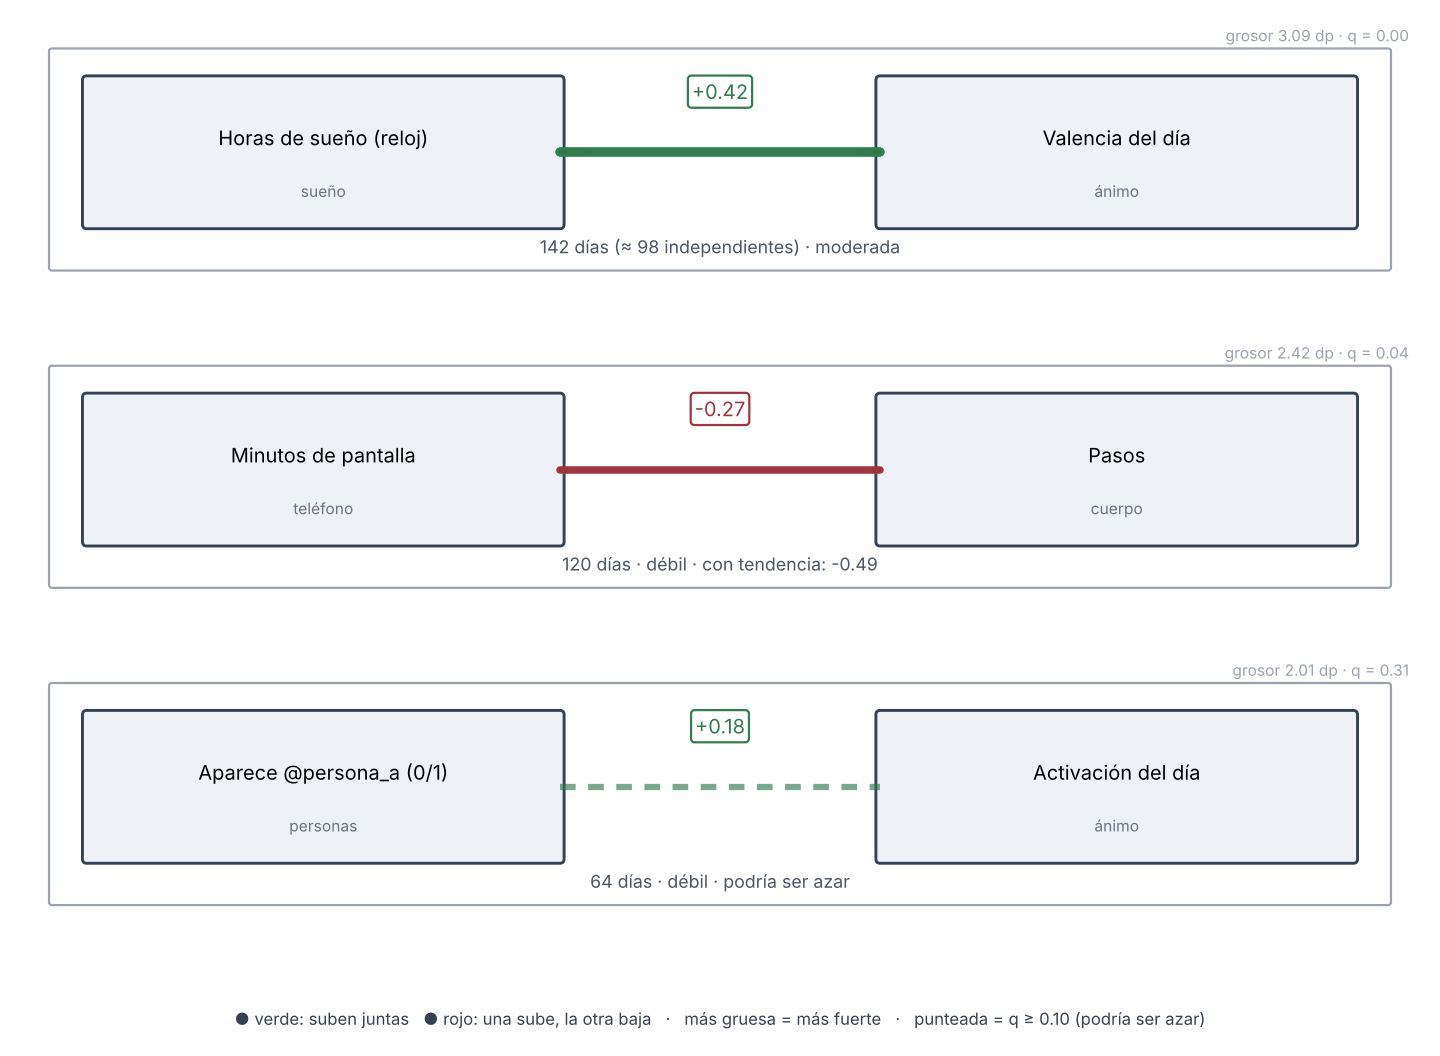

Reproduce this figure in Python.
"""Figura 6.5 - La tarjeta de relación de «Las relaciones más marcadas» (ejemplos SINTÉTICOS).
Imita ui/Relacion.kt (TarjetaRelacion y lazo, tema por omisión): dos recuadros con las variables, un lazo entre ellos
de grosor (1.2 + 4.5·|r|) dp; verde si r >= 0 («suben juntas»), rojo si r < 0; punteado y con 65 % de opacidad si
q >= 0.10 («podría ser azar»). Debajo, el texto de detalle que arma Explorar.kt. Uso: python fig15_tarjeta_relacion.py [salida.png]"""
import sys
import matplotlib
matplotlib.use("Agg")
import matplotlib.pyplot as plt
from matplotlib.patches import FancyBboxPatch

VERDE, ROJO = "#2f7d4f", "#a3333d"
ej = [
    ("Horas de sueño (reloj)", "sueño", "Valencia del día", "ánimo", +0.42, 0.003, "142 días (≈ 98 independientes) · moderada"),
    ("Minutos de pantalla", "teléfono", "Pasos", "cuerpo", -0.27, 0.04, "120 días · débil · con tendencia: -0.49"),
    ("Aparece @persona_a (0/1)", "personas", "Activación del día", "ánimo", +0.18, 0.31, "64 días · débil · podría ser azar"),
]
fig, ax = plt.subplots(figsize=(9, 6.6), dpi=160); ax.set_xlim(0, 10); ax.set_ylim(0, 3 * 2.2 + 0.35); ax.axis("off")
for i, (a, ga, b, gb, r, q, det) in enumerate(ej):
    y0 = 3 * 2.2 - (i + 1) * 2.2 + .35
    ax.add_patch(FancyBboxPatch((0.2, y0 + .55), 9.6, 1.5, boxstyle="round,pad=0.02", fc="white", ec="#9ca3af"))
    for x0, nom, g in [(0.45, a, ga), (6.15, b, gb)]:
        ax.add_patch(FancyBboxPatch((x0, y0 + .85), 3.4, 1.0, boxstyle="round,pad=0.03", fc="#eef2f7", ec="#334155", lw=1.3))
        ax.text(x0 + 1.7, y0 + 1.45, nom, ha="center", va="center", fontsize=9)
        ax.text(x0 + 1.7, y0 + 1.08, g, ha="center", va="center", fontsize=7, color="#6b7280")
    azar = q >= 0.10; col = VERDE if r >= 0 else ROJO
    grosor_dp = 1.2 + 4.5 * abs(r)
    ax.plot([3.85, 6.15], [y0 + 1.35, y0 + 1.35], color=col, lw=grosor_dp * 1.4, alpha=.65 if azar else 1, ls=(0, (2.5, 2)) if azar else "-",
            solid_capstyle="round")
    ax.text(5.0, y0 + 1.72, f"{r:+.2f}", ha="center", fontsize=9, color=col,
            bbox=dict(boxstyle="round,pad=0.2", fc="white", ec=col, alpha=1))
    ax.text(5.0, y0 + .65, det, ha="center", fontsize=8, color="#4b5563")
    ax.text(9.95, y0 + 2.12, f"grosor {grosor_dp:.2f} dp · q = {q:.2f}", ha="right", fontsize=7, color="#9ca3af")
ax.text(5, .05, "● verde: suben juntas   ● rojo: una sube, la otra baja   ·   más gruesa = más fuerte   ·   punteada = q ≥ 0.10 (podría ser azar)",
        ha="center", fontsize=7.5, color="#374151")
fig.tight_layout(); fig.savefig(sys.argv[1] if len(sys.argv) > 1 else "fig15_tarjeta_relacion.png")
